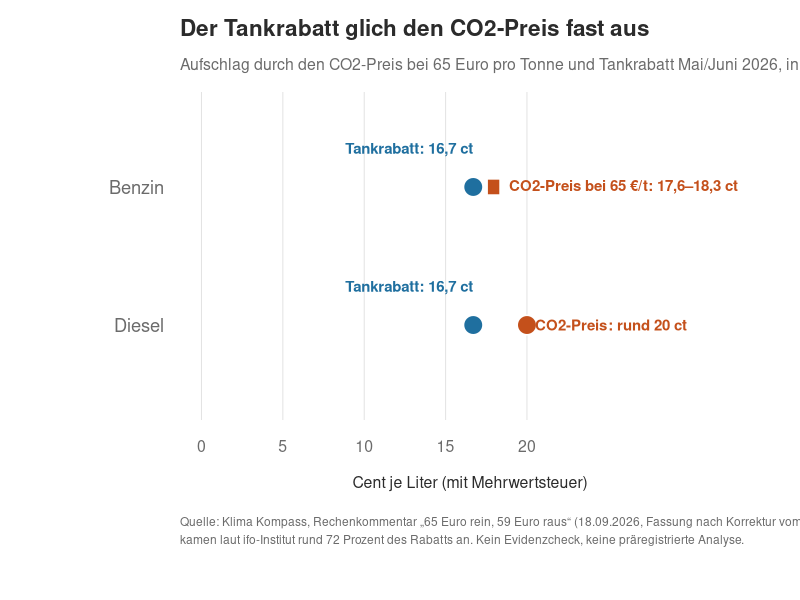
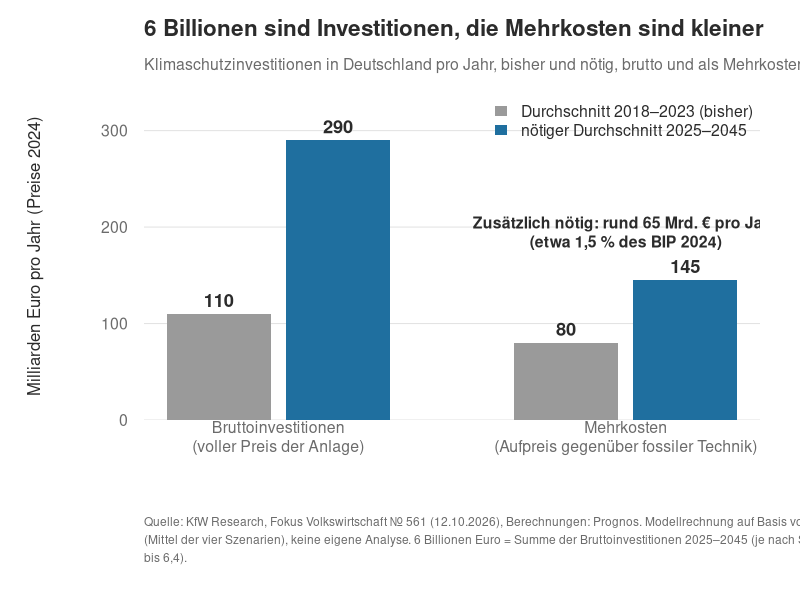

Reproduce these figures in R, in order.
# Jahrbuch 2026, Kapitel 3: zwei Grafiken
# Nur Darstellung vorhandener Zahlen aus den zitierten Quellen, keine neue Rechnung.
# Aufruf: Rscript kap03_grafiken.R   (Arbeitsverzeichnis: Repo-Wurzel)

repo <- getwd()
out  <- file.path(repo, "Publikationen-oeffentlich/jahrbuch-2026/grafiken")
dir.create(out, showWarnings = FALSE, recursive = TRUE)

ink <- "#2b2b2b"; muted <- "#6b6b6b"; grid <- "#e3e3e3"
blau <- "#1f6f9f"; orange <- "#c4501b"; grau <- "#9a9a9a"

theme_start <- function(mar = c(7, 7.2, 4.6, 2)) {
  par(mar = mar, mgp = c(5, 0.8, 0), family = "sans", col.axis = muted, col.lab = ink,
      fg = muted, bty = "n", las = 1, cex.axis = 0.95)
}
titel <- function(haupt, unter) {
  mtext(haupt, side = 3, line = 2.6, adj = 0, font = 2, cex = 1.35, col = ink)
  mtext(unter, side = 3, line = 0.9, adj = 0, cex = 0.95, col = muted)
}
quelle <- function(txt) {
  z <- strwrap(txt, width = 135)
  for (i in seq_along(z)) mtext(z[i], side = 1, line = 3.6 + 0.9 * i, adj = 0, cex = 0.72, col = muted)
}

## ---------------------------------------------------------------- Grafik 1
# Zahlen aus "65 Euro rein, 59 Euro raus" (Fassung nach Korrektur vom 17.10.2026):
# CO2-Preis bei 65 EUR/t (mit MwSt): Benzin 17,6-18,3 ct/l, Diesel rund 20 ct/l; Tankrabatt Mai/Juni 16,7 ct/l (mit MwSt).
png(file.path(out, "kap03_grafik1_co2_preis_tankrabatt.png"), width = 2000, height = 1000, res = 200)
theme_start(mar = c(9, 9, 4.6, 2))
plot(NA, xlim = c(0, 33), ylim = c(0.4, 2.6), xaxt = "n", yaxt = "n", xlab = "", ylab = "")
mtext("Cent je Liter (mit Mehrwertsteuer)", side = 1, line = 2.6, cex = 0.95, col = ink)
abline(v = seq(0, 20, 5), col = grid)
axis(1, at = seq(0, 20, 5), tick = FALSE)
axis(2, at = c(1, 2), labels = c("Diesel", "Benzin"), tick = FALSE, cex.axis = 1.1)
# Benzin (y = 2)
segments(17.6, 2, 18.3, 2, col = orange, lwd = 14, lend = 1)
points(16.7, 2, pch = 21, bg = blau, col = "white", cex = 2.6, lwd = 1.5)
text(18.9, 2, "CO2-Preis bei 65 €/t: 17,6–18,3 ct", adj = 0, col = orange, cex = 0.9, font = 2)
text(16.7, 2.27, "Tankrabatt: 16,7 ct", adj = 1, col = blau, cex = 0.9, font = 2)
# Diesel (y = 1)
points(20, 1, pch = 21, bg = orange, col = "white", cex = 2.6, lwd = 1.5)
points(16.7, 1, pch = 21, bg = blau, col = "white", cex = 2.6, lwd = 1.5)
text(20.5, 1, "CO2-Preis: rund 20 ct", adj = 0, col = orange, cex = 0.9, font = 2)
text(16.7, 1.27, "Tankrabatt: 16,7 ct", adj = 1, col = blau, cex = 0.9, font = 2)
titel("Der Tankrabatt glich den CO2-Preis fast aus",
      "Aufschlag durch den CO2-Preis bei 65 Euro pro Tonne und Tankrabatt Mai/Juni 2026, in Cent je Liter")
quelle("Quelle: Klima Kompass, Rechenkommentar „65 Euro rein, 59 Euro raus“ (18.09.2026, Fassung nach Korrektur vom 17.10.2026). Bei Diesel kamen laut ifo-Institut rund 72 Prozent des Rabatts an. Kein Evidenzcheck, keine präregistrierte Analyse.")
dev.off()

## ---------------------------------------------------------------- Grafik 2
# Zahlen aus KfW Research, Fokus Volkswirtschaft Nr. 561 (12.10.2026), Mrd. EUR pro Jahr, Preise 2024:
# brutto: bisher (2018-2023) 110, noetig (2025-2045) 290; Mehrkosten ("Nettoinvestitionen"): bisher 80, noetig 145.
bisher <- c(110, 80); noetig <- c(290, 145)
png(file.path(out, "kap03_grafik2_kfw_investitionen.png"), width = 2000, height = 1100, res = 200)
theme_start(mar = c(9, 7.2, 4.6, 2))
m <- rbind(bisher, noetig)
bp <- barplot(m, beside = TRUE, col = c(grau, blau), border = NA, ylim = c(0, 340), yaxt = "n",
              names.arg = c("Bruttoinvestitionen\n(voller Preis der Anlage)", "Mehrkosten\n(Aufpreis gegenüber fossiler Technik)"),
              cex.names = 0.95, space = c(0.15, 1.2), ylab = "Milliarden Euro pro Jahr (Preise 2024)")
abline(h = seq(0, 300, 100), col = grid)
barplot(m, beside = TRUE, col = c(grau, blau), border = NA, add = TRUE, yaxt = "n", space = c(0.15, 1.2), names.arg = rep("", 2))
axis(2, at = seq(0, 300, 100), tick = FALSE)
text(bp, m + 14, labels = m, cex = 1.1, font = 2, col = ink)
legend("topright", bty = "n", cex = 0.95, text.col = ink, fill = c(grau, blau), border = NA,
       legend = c("Durchschnitt 2018–2023 (bisher)", "nötiger Durchschnitt 2025–2045"))
text(mean(bp[, 2]), 195, "Zusätzlich nötig: rund 65 Mrd. € pro Jahr\n(etwa 1,5 % des BIP 2024)", col = ink, cex = 0.95, font = 2)
titel("6 Billionen sind Investitionen, die Mehrkosten sind kleiner",
      "Klimaschutzinvestitionen in Deutschland pro Jahr, bisher und nötig, brutto und als Mehrkosten")
quelle("Quelle: KfW Research, Fokus Volkswirtschaft Nr. 561 (12.10.2026), Berechnungen: Prognos. Modellrechnung auf Basis von Szenarien (Mittel der vier Szenarien), keine eigene Analyse. 6 Billionen Euro = Summe der Bruttoinvestitionen 2025–2045 (je nach Szenario 5,7 bis 6,4).")
dev.off()
cat("Grafiken geschrieben nach", out, "\n")
